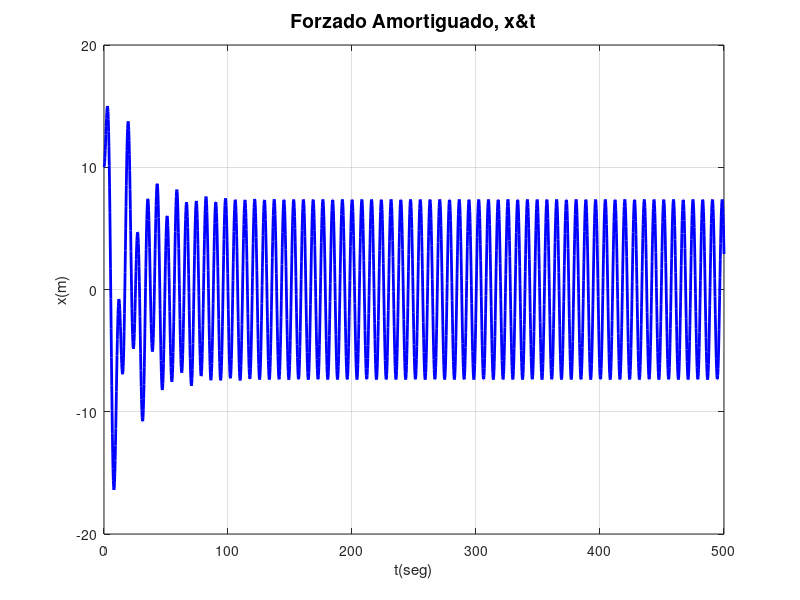
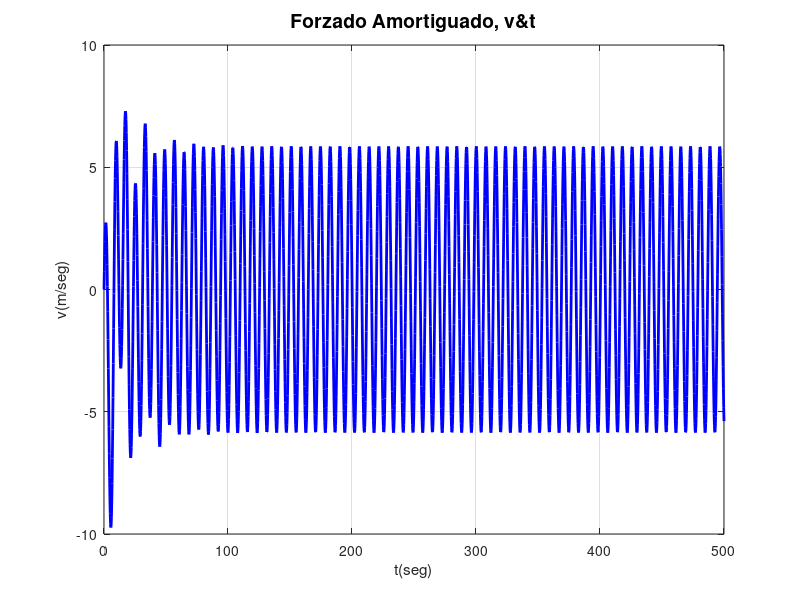
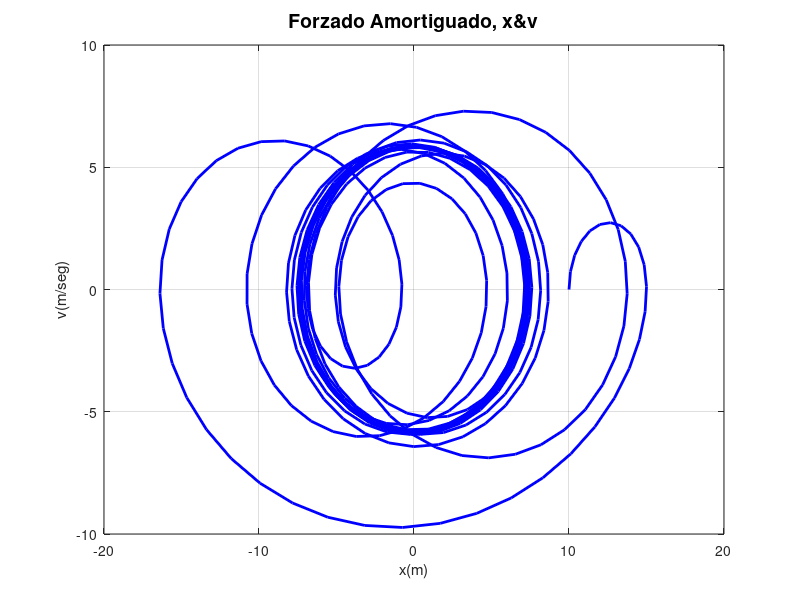

The MATLAB script that drew these images, in order:
clear all; close all; 
t0 = 0.0; tf = 500; N = 2000; w2 = 0.1; b = 0.1; w = 0.8; Fm = 4.0;
dt = (tf-t0)/N; t(1) = t0; v(1) = 0; x(1) = 10;
% d^{2}x/dt^{2} = - w_{0}^{2}*x
f = @(t,x,v) v;     %dx/dt = v
g = @(t,x,v) -w2*x - b*v + Fm*cos(w*t); %dv/dt = - w2*x
for n=1:N
  t(n+1) = t(n)+dt;
  xnew = x(n) + dt*f(t(n),x(n),v(n));
  vnew = v(n) + dt*g(t(n),x(n),v(n));
  x(n+1) = x(n) + (dt/2)*(f(t(n),x(n),v(n))+f(t(n+1),xnew,vnew));
  v(n+1) = v(n) + (dt/2)*(g(t(n),x(n),v(n))+g(t(n+1),xnew,vnew));
end  
figure (1); clf; 
plot(t,x,'b','linewidth',2); grid on;
title('Forzado Amortiguado, x&t','fontsize',14); xlabel('t(seg)');ylabel('x(m)');
figure (2); clf; 
plot(t,v,'b','linewidth',2); grid on;
title('Forzado Amortiguado, v&t','fontsize',14); xlabel('t(seg)');ylabel('v(m/seg)');
figure (3); clf; 
plot(x,v,'b','linewidth',2); grid on;
title('Forzado Amortiguado, x&v','fontsize',14); xlabel('x(m)');ylabel('v(m/seg)');
